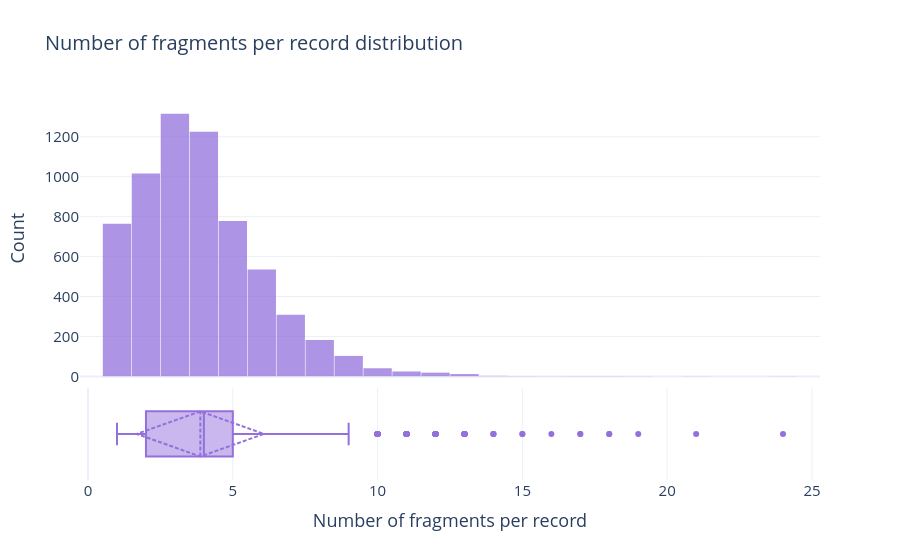

This figure's notebook cell:
### Markdown cell above
### 3.5. Number of fragments per record

### Code cell
# --- 1. Contar fragmentos por paciente ---
fragments_per_record = df.groupby("record_id").size()

# --- 3. Figura: histograma + KDE arriba, boxplot horizontal abajo ---
fig = make_subplots(
    rows=2, cols=1,
    shared_xaxes=True,
    row_heights=[0.75, 0.25],
    vertical_spacing=0.03,
)

fig.add_trace(
    go.Histogram(
        x=fragments_per_record,
        name="n/patient",
        marker_color="mediumpurple",
        opacity=0.75,
        showlegend=False,
    ),
    row=1, col=1
)

fig.add_trace(
    go.Box(
        x=fragments_per_record,
        name="Fragments/patient",
        marker_color="mediumpurple",
        line_color="mediumpurple",
        boxpoints="outliers",
        showlegend=False,
        boxmean="sd",
    ),
    row=2, col=1
)

# --- 4. Layout ---
fig.update_layout(
    template="plotly_white",
    title_text="Number of fragments per record distribution",
    font=dict(size=15),
    title_font=dict(size=20),
    bargap=0.02,
)
fig.update_yaxes(title_text="Count", row=1, col=1)
fig.update_yaxes(showticklabels=False, row=2, col=1)
fig.update_xaxes(title_text="Number of fragments per record", row=2, col=1)

fig.show()
fig.write_image("assets/fragments_record_distribution.png", scale=5)

### Figure 1 — Plotly figure (JSON) as saved in the notebook; plotly's stock layout.template omitted (floating-point values rounded to 4 significant figures; data arrays with more than 128 entries replaced by an {"elided": "..."} marker saying what was removed)
{"data": [{"marker": {"color": "mediumpurple"}, "name": "n/patient", "opacity": 0.75, "showlegend": false, "type": "histogram", "x": {"elided": "6337 int values"}, "xaxis": "x", "yaxis": "y"}, {"boxmean": "sd", "boxpoints": "outliers", "line": {"color": "mediumpurple"}, "marker": {"color": "mediumpurple"}, "name": "Fragments/patient", "showlegend": false, "type": "box", "x": {"elided": "6337 int values"}, "xaxis": "x2", "yaxis": "y2"}], "layout": {"bargap": 0.02, "font": {"size": 15}, "title": {"font": {"size": 20}, "text": "Number of fragments per record distribution"}, "xaxis": {"anchor": "y", "domain": [0, 1], "matches": "x2", "showticklabels": false}, "xaxis2": {"anchor": "y2", "domain": [0, 1], "title": {"text": "Number of fragments per record"}}, "yaxis": {"anchor": "x", "domain": [0.2725, 1], "title": {"text": "Count"}}, "yaxis2": {"anchor": "x2", "domain": [0, 0.2425], "showticklabels": false}}}
